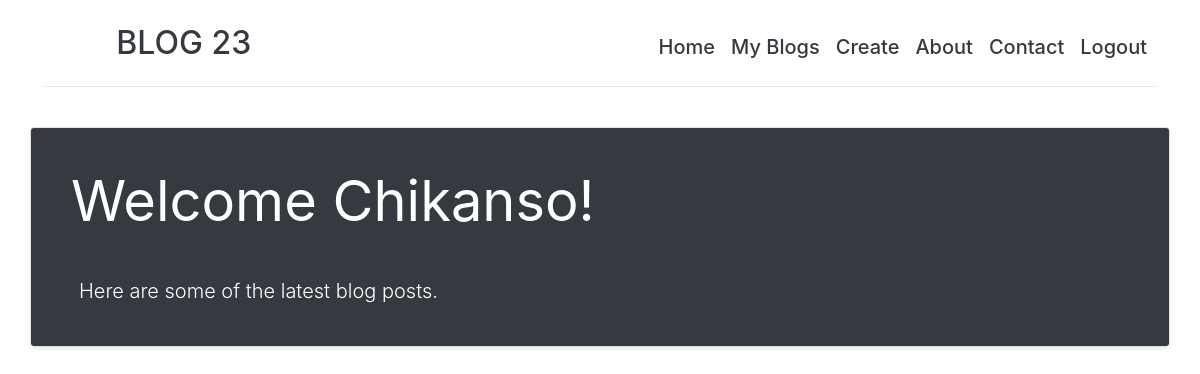
The app's page /my_blogs (signed in), older data.
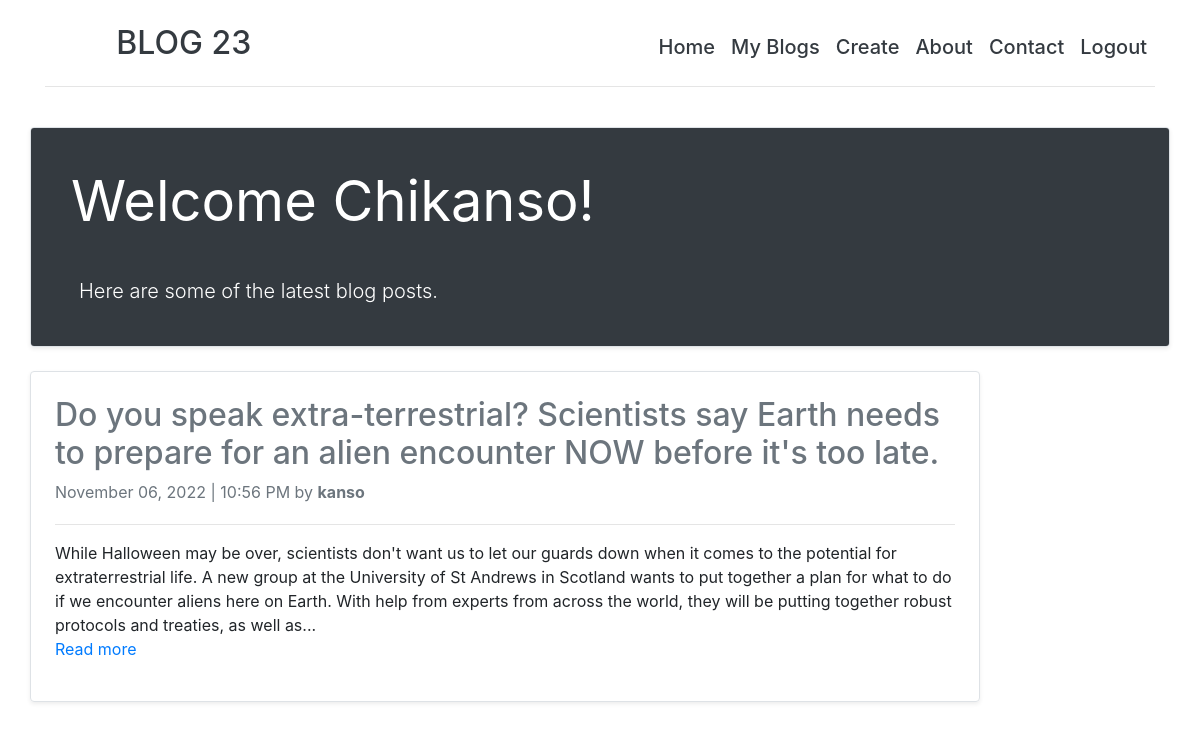
The same page, newer data.
### blog.py (models this page shows)
class Blog(db.Model, UserMixin):
    id = db.Column(db.Integer, primary_key=True)
    title = db.Column(db.String(100), nullable=False)
    post = db.Column(db.Text, nullable=False)
    author = db.Column(db.String(50), nullable=False)
    date_created = db.Column(db.DateTime, default=datetime.now(), nullable=False)

### blog.py (the view)
@app.route('/my_blogs', methods=['GET'])
@login_required
def my_blogs():
    blog = Blog.query.order_by(Blog.date_created.desc()).filter_by(author=current_user.username).all()
    return render_template('my_blogs.html', blog=blog)

### blog.py (called while the page is built)
@login_manager.user_loader
def user_loader(id):
    return User.query.get(int(id))

### templates/my_blogs.html (shortened to what this page needs)
{% extends 'base.html' %}
{% block content %}
<div class="row g-0 border rounded overflow-hidden flex-md-row mb-4 shadow-sm h-md-250 position-relative">
    <div class="col p-4 d-flex bg-dark flex-column position-static">
        <h1 class="display-4 text-white fst-italic p-3"><strong>Welcome {{ current_user.first_name }}!</strong></h1>
        <p class="lead pl-4 text-white my-3">Here are some of the latest blog posts.</p>
    </div>
</div>
{% for post in blog %}
<div class="row mb-2">
    <div class="col-md-10">
        <div class="row g-0 border rounded overflow-hidden flex-md-row mb-4 shadow-sm h-md-250 position-relative">
            <div class="col p-4 d-flex flex-column position-static">
                <a class="text-secondary" href="{{url_for('post_details', id=post.id)}}"><h2>{{ post.title }}</h2></a>
                <div class="mb-1 text-muted">{{post.date_created.strftime('%B %d, %Y')}} <span> | </span> {{post.date_created.strftime('%I:%M %p')}} by <strong>{{post.author}}</strong></div>
                <hr width="100%">
                <p class="card-text mb-auto">{{post.post | truncate(400)}}</p>
                <p><a href="{{url_for('post_details', id=post.id)}}" class="stretched-link">Read more</a></p>
            </div>
        </div>
    </div>
</div>
{% endfor %}
{% endblock content %}

Row changes from the older to the newer data that the page shows:
added Blog: title "Do you speak extra-terrestrial? Scientists say Earth needs to prepare for an alien encounter NOW before it's too late.", date_created "November 06, 2022", date_created "10:56 PM", author "kanso", post "While Halloween may be over, scientists don't want us to let our guards down when it comes to the potential for extraterrestrial life. A new group at the University of St Andrews in Scotland wants to put together a plan for what to do if we encounter aliens here on Earth. With help from experts from across the world, they will be putting together robust protocols and treaties, as well as..."
